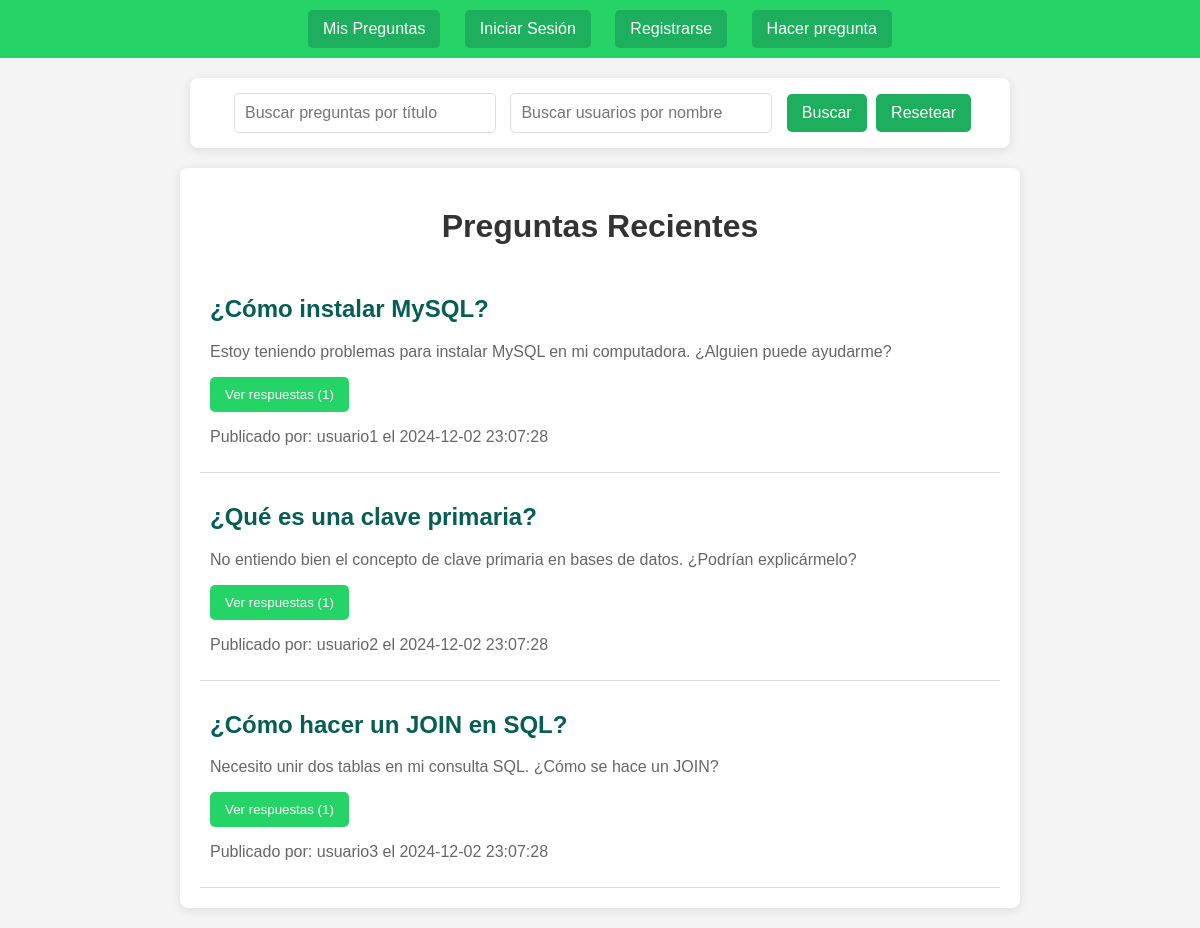
The page / on the database its author committed.
### tables this page shows
CREATE TABLE preguntas (
    id INT AUTO_INCREMENT PRIMARY KEY,
    titulo VARCHAR(255) NOT NULL,
    descripcion TEXT NOT NULL,
    usuario_id INT NOT NULL,
    fecha_publicacion TIMESTAMP DEFAULT CURRENT_TIMESTAMP,
    FOREIGN KEY (usuario_id) REFERENCES usuarios(id)
);

CREATE TABLE usuarios (
    id INT AUTO_INCREMENT PRIMARY KEY,
    nombre_usuario VARCHAR(50) NOT NULL UNIQUE,
    nombre_real VARCHAR(100) NOT NULL,
    email VARCHAR(100) NOT NULL UNIQUE,
     
    contrasena VARCHAR(255) NOT NULL  
    
);

### index.php (the view, shortened to what this page needs)
<?php
include('./BDD/conexion.php');
$preguntas = [];
try {
    $sql = "SELECT
                p.id,
                p.titulo,
                p.descripcion,
                p.fecha_publicacion,
                u.nombre_usuario,
                (SELECT COUNT(*) FROM respuestas r WHERE r.pregunta_id = p.id) AS total_respuestas
            FROM preguntas p
            JOIN usuarios u ON p.usuario_id = u.id
            ORDER BY p.fecha_publicacion DESC";
    $stmt = $conexion->query($sql);
    $preguntas = $stmt->fetchAll(PDO::FETCH_ASSOC);
} catch (PDOException $e) {
    echo "Error al obtener preguntas: " . $e->getMessage();
}
?>
<!DOCTYPE html>
<html lang="es">
<head>
    <link rel="stylesheet" type="text/css" href="styles/styles.css">
</head>
<body>
    <div class="menu-bar">
        <button onclick="location.href='./Paginas/mis_preguntas.php'">Mis Preguntas</button>
        <?php if (isset($_SESSION['usuario_id'])): ?>
            <button onclick="location.href='cerrar_sesion.php'">Cerrar Sesión</button>
        <?php else: ?>
            <button onclick="location.href='login.php'">Iniciar Sesión</button>
            <button onclick="location.href='register.php'">Registrarse</button>
        <?php endif; ?>
        <button onclick="location.href='./Paginas/form_preguntas.php'">Hacer pregunta</button>
    </div>
    <div class="search-bar">
        <form method="GET" action="">
            <input type="text" name="buscar_pregunta" placeholder="Buscar preguntas por título" value="<?php echo isset($_GET['buscar_pregunta']) ? htmlspecialchars($_GET['buscar_pregunta']) : ''; ?>">
            <input type="text" name="buscar_usuario" placeholder="Buscar usuarios por nombre" value="<?php echo isset($_GET['buscar_usuario']) ? htmlspecialchars($_GET['buscar_usuario']) : ''; ?>">
            <button type="submit">Buscar</button>
            <button type="button" onclick="window.location.href='index.php'">Resetear</button>
        </form>
    </div>
    <div class="content">
        <h1>Preguntas Recientes</h1>
        <?php foreach ($preguntas as $pregunta): ?>
            <div class="pregunta">
                <h2><?php echo htmlspecialchars($pregunta['titulo']); ?></h2>
                <p><?php echo htmlspecialchars($pregunta['descripcion']); ?></p>
                <button onclick="location.href='./Paginas/ver_respuestas.php?id=<?php echo $pregunta['id']; ?>'">
                    Ver respuestas (<?php echo $pregunta['total_respuestas']; ?>)
                </button>
                <p>Publicado por: <?php echo htmlspecialchars($pregunta['nombre_usuario']); ?> el <?php echo $pregunta['fecha_publicacion']; ?></p>
            </div>
        <?php endforeach; ?>
    </div>
</body>
</html>

### styles/styles.css (style rules this page uses)
body { font-family: Arial, sans-serif; background-color: #f4f4f4; margin: 0; padding: 0; }
h1 { color: #333; text-align: center; margin: 20px 0; }
.menu-bar { background-color: #25D366; padding: 10px; text-align: center; }
.menu-bar button { margin: 0 10px; padding: 10px 15px; font-size: 16px; border: none; border-radius: 5px; background-color: #1DAF5D; color: white; cursor: pointer; transition: background-color 0.3s; text-decoration: none; }
.content { width: 80%; max-width: 800px; margin: 20px auto; background-color: #ffffff; border-radius: 8px; box-shadow: 0 2px 10px rgba(0, 0, 0, 0.1); padding: 20px; }
.pregunta { border-bottom: 1px solid #ddd; padding: 10px 10px; }
.pregunta h2 { color: #075e54; }
.pregunta p { color: #666; }
.pregunta button { background-color: #25D366; color: white; border: none; border-radius: 5px; padding: 10px 15px; cursor: pointer; transition: background-color 0.3s; }
.search-bar { background-color: #ffffff; padding: 10px; margin: 20px auto; width: 80%; max-width: 800px; border-radius: 8px; box-shadow: 0 2px 10px rgba(0, 0, 0, 0.1); text-align: center; }
.search-bar input[type="text"] { width: 30%; padding: 10px; margin: 5px; border: 1px solid #ddd; border-radius: 5px; font-size: 16px; }
.search-bar button { padding: 10px 15px; font-size: 16px; border: none; border-radius: 5px; background-color: #1DAF5D; color: white; cursor: pointer; transition: background-color 0.3s; margin-left: 5px; }

### rows shown on the page
preguntas: titulo "¿Cómo instalar MySQL?", descripcion "Estoy teniendo problemas para instalar MySQL en mi computadora. ¿Alguien puede ayudarme?", total_respuestas "1", usuario.nombre_usuario "usuario1", fecha_publicacion "2024-12-02 23:07:28"
preguntas: titulo "¿Qué es una clave primaria?", descripcion "No entiendo bien el concepto de clave primaria en bases de datos. ¿Podrían explicármelo?", total_respuestas "1", usuario.nombre_usuario "usuario2", fecha_publicacion "2024-12-02 23:07:28"
preguntas: titulo "¿Cómo hacer un JOIN en SQL?", descripcion "Necesito unir dos tablas en mi consulta SQL. ¿Cómo se hace un JOIN?", total_respuestas "1", usuario.nombre_usuario "usuario3", fecha_publicacion "2024-12-02 23:07:28"
